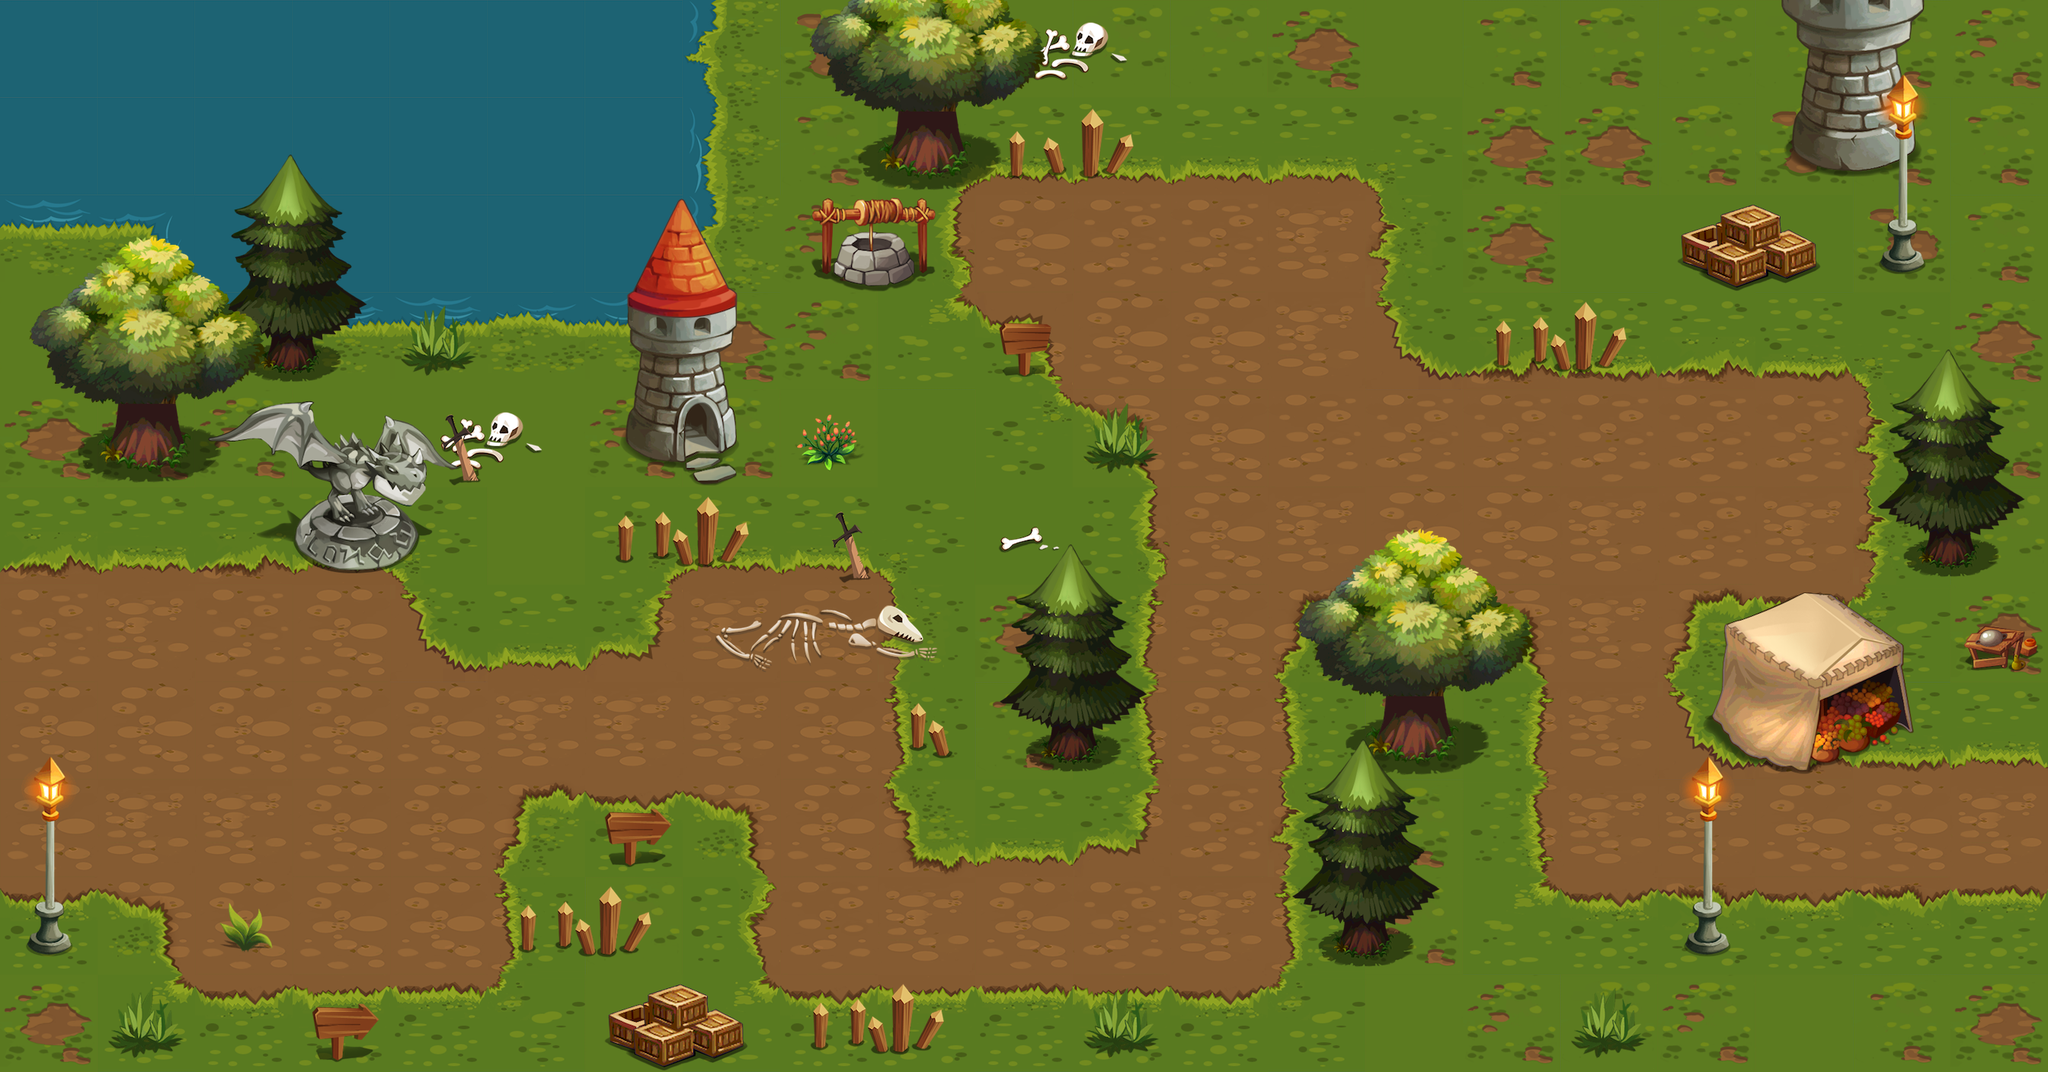

A level layout from a 2D game, rendered from its tile map. Below: a short description, then the map file with tile-grid data replaced by summaries:
An orthogonal 21x11 tile map with 128x128 px tiles, 4 tile layers (ground, object1, object2, object3), 2 tilesets.

<map version="1.0" orientation="orthogonal" width="21" height="11" tilewidth="128" tileheight="128">
 <tileset firstgid="1" name="GrassGround" tilewidth="128" tileheight="128">
  <image source="GrassGround.png" width="768" height="1280" />
 </tileset>
 <tileset firstgid="61" name="GrassObject" tilewidth="128" tileheight="128">
  <image source="GrassObject.png" width="768" height="1792" />
 </tileset>
 <layer name="ground" width="21" height="11">
  <data>[231 cells, 231 non-empty, 33 distinct tile ids]</data>
 </layer>
 <layer name="object1" width="21" height="11">
  <data>[231 cells, 81 non-empty, 61 distinct tile ids]</data>
 </layer>
 <layer name="object2" width="21" height="11">
  <data>[231 cells, 40 non-empty, 29 distinct tile ids]</data>
 </layer>
 <layer name="object3" width="21" height="11">
  <data>[231 cells, 10 non-empty, 10 distinct tile ids]</data>
 </layer>
</map>